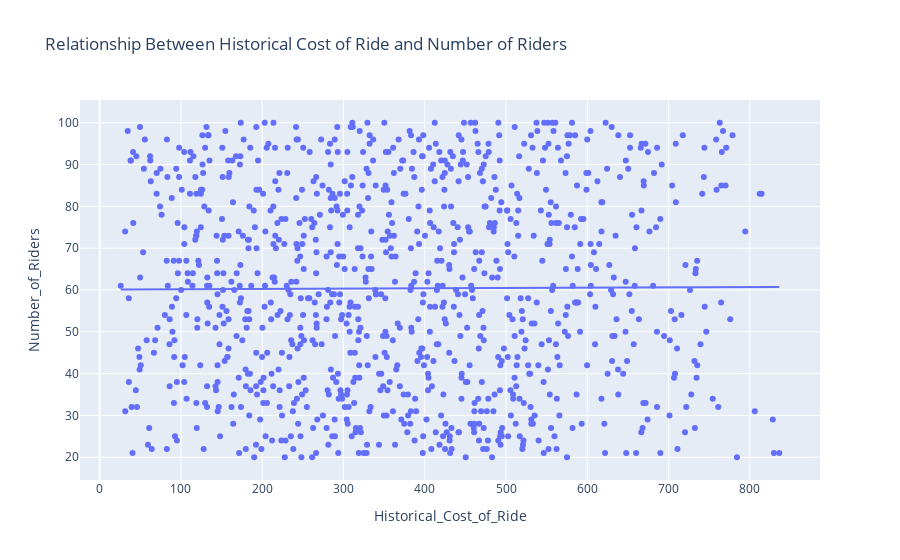

Here is the notebook cell this chart was saved with:
### Markdown cell above
Relationship Between Historical Cost of Ride and Number of Riders

### Code cell
figure = plx.scatter( data, x="Historical_Cost_of_Ride",
                     y= "Number_of_Riders",
                     title = "Relationship Between Historical Cost of Ride and Number of Riders",
                     trendline = 'ols')
figure.show()

### Figure 1 — Plotly figure (JSON) as saved in the notebook; plotly's stock layout.template omitted (floating-point values rounded to 4 significant figures; data arrays with more than 128 entries replaced by an {"elided": "..."} marker saying what was removed)
{"data": [{"hovertemplate": "Historical_Cost_of_Ride=%{x}<br>Number_of_Riders=%{y}<extra></extra>", "legendgroup": "", "marker": {"color": "#636efa", "symbol": "circle"}, "mode": "markers", "name": "", "orientation": "v", "showlegend": false, "type": "scatter", "x": {"elided": "1000 float values"}, "xaxis": "x", "y": {"elided": "1000 int values"}, "yaxis": "y"}, {"hovertemplate": "<b>OLS trendline</b><br>Number_of_Riders = 0.000737758 * Historical_Cost_of_Ride + 60.0972<br>R<sup>2</sup>=0.000034<br><br>Historical_Cost_of_Ride=%{x}<br>Number_of_Riders=%{y} <b>(trend)</b><extra></extra>", "legendgroup": "", "marker": {"color": "#636efa", "symbol": "circle"}, "mode": "lines", "name": "", "showlegend": false, "type": "scatter", "x": {"elided": "1000 float values"}, "xaxis": "x", "y": {"elided": "1000 float values"}, "yaxis": "y"}], "layout": {"legend": {"tracegroupgap": 0}, "title": {"text": "Relationship Between Historical Cost of Ride and Number of Riders"}, "xaxis": {"anchor": "y", "domain": [0, 1], "title": {"text": "Historical_Cost_of_Ride"}}, "yaxis": {"anchor": "x", "domain": [0, 1], "title": {"text": "Number_of_Riders"}}}}
